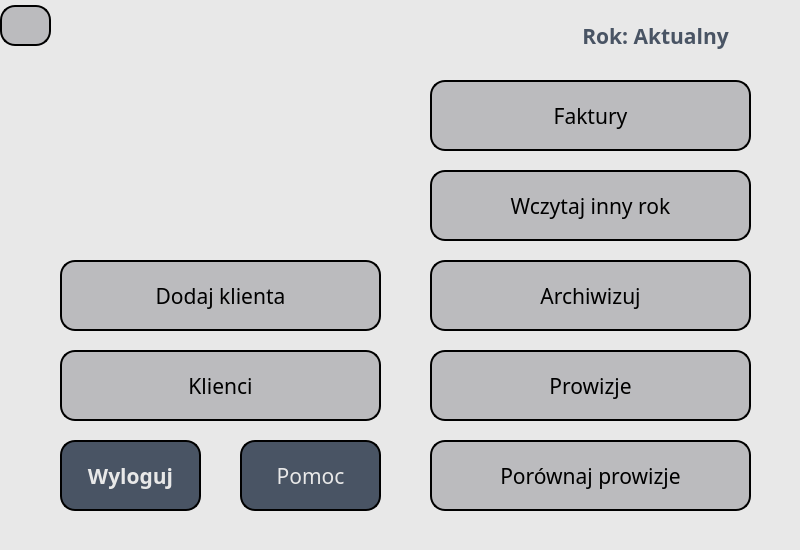
<?xml version="1.0" encoding="UTF-8"?>
<ui version="4.0">
 <class>Dialog</class>
 <widget class="QDialog" name="Dialog">
  <property name="geometry">
   <rect>
    <x>0</x>
    <y>0</y>
    <width>800</width>
    <height>550</height>
   </rect>
  </property>
  <property name="windowTitle">
   <string>Dialog</string>
  </property>
  <property name="styleSheet">
   <string notr="true">background-color: rgb(232, 232, 232);</string>
  </property>
  <widget class="QPushButton" name="addButton">
   <property name="geometry">
    <rect>
     <x>60</x>
     <y>260</y>
     <width>321</width>
     <height>71</height>
    </rect>
   </property>
   <property name="font">
    <font>
     <family>Artifakt Element</family>
     <pointsize>16</pointsize>
     <weight>50</weight>
     <bold>false</bold>
    </font>
   </property>
   <property name="styleSheet">
    <string notr="true">background-color: rgb(187, 187, 190);
border-color: rgb(0, 0, 0);
border: 2px solid;
border-radius: 15px;</string>
   </property>
   <property name="text">
    <string>Dodaj klienta</string>
   </property>
  </widget>
  <widget class="QPushButton" name="nextButton">
   <property name="geometry">
    <rect>
     <x>60</x>
     <y>350</y>
     <width>321</width>
     <height>71</height>
    </rect>
   </property>
   <property name="font">
    <font>
     <family>Artifakt Element</family>
     <pointsize>16</pointsize>
    </font>
   </property>
   <property name="styleSheet">
    <string notr="true">background-color: rgb(187, 187, 190);
border-color: rgb(0, 0, 0);
border: 2px solid;
border-radius: 15px;</string>
   </property>
   <property name="text">
    <string>Klienci</string>
   </property>
  </widget>
  <widget class="QPushButton" name="quitButton">
   <property name="geometry">
    <rect>
     <x>60</x>
     <y>440</y>
     <width>141</width>
     <height>71</height>
    </rect>
   </property>
   <property name="font">
    <font>
     <family>Artifakt Element</family>
     <pointsize>16</pointsize>
     <weight>75</weight>
     <bold>true</bold>
    </font>
   </property>
   <property name="styleSheet">
    <string notr="true">background-color: rgb(73, 84, 100);
border-color: rgb(0, 0, 0);
border: 2px solid;
border-radius: 15px;
color: rgb(232, 232, 232);</string>
   </property>
   <property name="text">
    <string>Wyloguj</string>
   </property>
  </widget>
  <widget class="QPushButton" name="provButton">
   <property name="geometry">
    <rect>
     <x>430</x>
     <y>350</y>
     <width>321</width>
     <height>71</height>
    </rect>
   </property>
   <property name="font">
    <font>
     <family>Artifakt Element</family>
     <pointsize>16</pointsize>
    </font>
   </property>
   <property name="styleSheet">
    <string notr="true">background-color: rgb(187, 187, 190);
border-color: rgb(0, 0, 0);
border: 2px solid;
border-radius: 15px;</string>
   </property>
   <property name="text">
    <string>Prowizje</string>
   </property>
  </widget>
  <widget class="QPushButton" name="provButton_2">
   <property name="geometry">
    <rect>
     <x>430</x>
     <y>440</y>
     <width>321</width>
     <height>71</height>
    </rect>
   </property>
   <property name="font">
    <font>
     <family>Artifakt Element</family>
     <pointsize>16</pointsize>
     <weight>50</weight>
     <bold>false</bold>
    </font>
   </property>
   <property name="styleSheet">
    <string notr="true">background-color: rgb(187, 187, 190);
border-color: rgb(0, 0, 0);
border: 2px solid;
border-radius: 15px;</string>
   </property>
   <property name="text">
    <string>Porównaj prowizje</string>
   </property>
  </widget>
  <widget class="QPushButton" name="archiveButton">
   <property name="geometry">
    <rect>
     <x>430</x>
     <y>260</y>
     <width>321</width>
     <height>71</height>
    </rect>
   </property>
   <property name="font">
    <font>
     <family>Artifakt Element</family>
     <pointsize>16</pointsize>
    </font>
   </property>
   <property name="styleSheet">
    <string notr="true">background-color: rgb(187, 187, 190);
border-color: rgb(0, 0, 0);
border: 2px solid;
border-radius: 15px;</string>
   </property>
   <property name="text">
    <string>Archiwizuj</string>
   </property>
  </widget>
  <widget class="QPushButton" name="loadArchivedButton">
   <property name="geometry">
    <rect>
     <x>430</x>
     <y>170</y>
     <width>321</width>
     <height>71</height>
    </rect>
   </property>
   <property name="font">
    <font>
     <family>Artifakt Element</family>
     <pointsize>16</pointsize>
    </font>
   </property>
   <property name="styleSheet">
    <string notr="true">background-color: rgb(187, 187, 190);
border-color: rgb(0, 0, 0);
border: 2px solid;
border-radius: 15px;</string>
   </property>
   <property name="text">
    <string>Wczytaj inny rok</string>
   </property>
  </widget>
  <widget class="QLabel" name="yearLabel">
   <property name="geometry">
    <rect>
     <x>560</x>
     <y>10</y>
     <width>191</width>
     <height>51</height>
    </rect>
   </property>
   <property name="font">
    <font>
     <family>Artifakt Element</family>
     <pointsize>16</pointsize>
     <weight>75</weight>
     <bold>true</bold>
    </font>
   </property>
   <property name="styleSheet">
    <string notr="true">color: rgb(73, 84, 100);</string>
   </property>
   <property name="text">
    <string>Rok: Aktualny</string>
   </property>
   <property name="alignment">
    <set>Qt::AlignCenter</set>
   </property>
   <property name="wordWrap">
    <bool>true</bool>
   </property>
  </widget>
  <widget class="QPushButton" name="quitButton_2">
   <property name="geometry">
    <rect>
     <x>240</x>
     <y>440</y>
     <width>141</width>
     <height>71</height>
    </rect>
   </property>
   <property name="font">
    <font>
     <family>Artifakt Element</family>
     <pointsize>16</pointsize>
    </font>
   </property>
   <property name="styleSheet">
    <string notr="true">background-color: rgb(73, 84, 100);
border-color: rgb(0, 0, 0);
border: 2px solid;
border-radius: 15px;
color: rgb(232, 232, 232);</string>
   </property>
   <property name="text">
    <string>Pomoc</string>
   </property>
  </widget>
  <widget class="QLabel" name="label">
   <property name="geometry">
    <rect>
     <x>130</x>
     <y>50</y>
     <width>191</width>
     <height>181</height>
    </rect>
   </property>
   <property name="text">
    <string/>
   </property>
   <property name="pixmap">
    <pixmap>LogoSample_ByTailorBrands.png</pixmap>
   </property>
   <property name="scaledContents">
    <bool>true</bool>
   </property>
  </widget>
  <widget class="QPushButton" name="invoicesButton">
   <property name="geometry">
    <rect>
     <x>430</x>
     <y>80</y>
     <width>321</width>
     <height>71</height>
    </rect>
   </property>
   <property name="font">
    <font>
     <family>Artifakt Element</family>
     <pointsize>16</pointsize>
    </font>
   </property>
   <property name="styleSheet">
    <string notr="true">background-color: rgb(187, 187, 190);
border-color: rgb(0, 0, 0);
border: 2px solid;
border-radius: 15px;</string>
   </property>
   <property name="text">
    <string>Faktury</string>
   </property>
  </widget>
  <widget class="QFrame" name="frame">
   <property name="geometry">
    <rect>
     <x>0</x>
     <y>0</y>
     <width>0</width>
     <height>551</height>
    </rect>
   </property>
   <property name="styleSheet">
    <string notr="true">background-color: rgb(222, 222, 222);
border-color: rgb(0, 0, 0);
border: 2px solid;
border-radius: 15px;
color: rgb(232, 232, 232);</string>
   </property>
   <property name="frameShape">
    <enum>QFrame::StyledPanel</enum>
   </property>
   <property name="frameShadow">
    <enum>QFrame::Raised</enum>
   </property>
   <widget class="QLabel" name="yearLabel_2">
    <property name="geometry">
     <rect>
      <x>10</x>
      <y>70</y>
      <width>191</width>
      <height>51</height>
     </rect>
    </property>
    <property name="font">
     <font>
      <family>Artifakt Element</family>
      <pointsize>16</pointsize>
      <weight>75</weight>
      <bold>true</bold>
     </font>
    </property>
    <property name="styleSheet">
     <string notr="true">color: rgb(73, 84, 100);
border: 0px solid;</string>
    </property>
    <property name="text">
     <string>Nazwa urządzenia</string>
    </property>
    <property name="alignment">
     <set>Qt::AlignCenter</set>
    </property>
    <property name="wordWrap">
     <bool>true</bool>
    </property>
   </widget>
   <widget class="QLineEdit" name="deviceEdit">
    <property name="geometry">
     <rect>
      <x>10</x>
      <y>150</y>
      <width>191</width>
      <height>41</height>
     </rect>
    </property>
    <property name="font">
     <font>
      <family>Artifakt Element</family>
      <pointsize>12</pointsize>
     </font>
    </property>
    <property name="acceptDrops">
     <bool>true</bool>
    </property>
    <property name="toolTip">
     <string/>
    </property>
    <property name="styleSheet">
     <string notr="true">background-color: rgb(244, 244, 242);
border-color: rgb(73, 84, 100);
border: 2px solid;
color: black;</string>
    </property>
    <property name="text">
     <string/>
    </property>
    <property name="placeholderText">
     <string/>
    </property>
   </widget>
   <widget class="QPushButton" name="changeDeviceButton">
    <property name="geometry">
     <rect>
      <x>35</x>
      <y>210</y>
      <width>141</width>
      <height>71</height>
     </rect>
    </property>
    <property name="font">
     <font>
      <family>Artifakt Element</family>
      <pointsize>16</pointsize>
      <weight>50</weight>
      <bold>false</bold>
     </font>
    </property>
    <property name="styleSheet">
     <string notr="true">background-color: rgb(73, 84, 100);
border-color: rgb(0, 0, 0);
border: 2px solid;
border-radius: 15px;
color: rgb(232, 232, 232);</string>
    </property>
    <property name="text">
     <string>Zmień nazwę</string>
    </property>
   </widget>
  </widget>
  <widget class="QPushButton" name="settingsButton">
   <property name="geometry">
    <rect>
     <x>0</x>
     <y>5</y>
     <width>51</width>
     <height>41</height>
    </rect>
   </property>
   <property name="styleSheet">
    <string notr="true">background-color: rgb(187, 187, 190);
border-color: rgb(0, 0, 0);
border: 2px solid;
border-radius: 15px;</string>
   </property>
   <property name="text">
    <string/>
   </property>
   <property name="icon">
    <iconset>
     <normaloff>setting.png</normaloff>setting.png</iconset>
   </property>
   <property name="iconSize">
    <size>
     <width>32</width>
     <height>32</height>
    </size>
   </property>
  </widget>
 </widget>
 <resources/>
 <connections/>
</ui>
